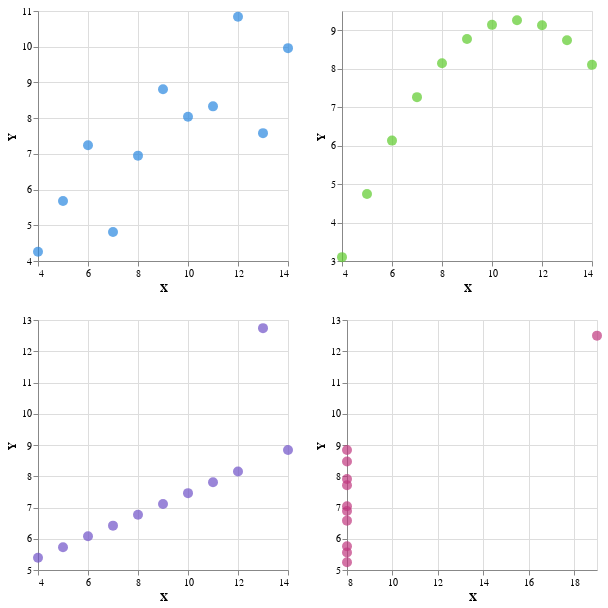

Notebook code cell kept with this figure:
### Code cell
(charts[0] | charts[1]) & (charts[2] | charts[3])

### Figure 1 — Vega-Lite specification as saved in the notebook (floating-point values rounded to 4 significant figures)
{"$schema": "https://vega.github.io/schema/vega-lite/v2.6.0.json", "config": {"view": {"height": 300, "width": 400}}, "datasets": {"data-46f9abb73ced1b68b50978157e3f1cd6": [{"Series": "IV", "X": 8, "Y": 6.58}, {"Series": "IV", "X": 8, "Y": 5.76}, {"Series": "IV", "X": 8, "Y": 7.71}, {"Series": "IV", "X": 8, "Y": 8.84}, {"Series": "IV", "X": 8, "Y": 8.47}, {"Series": "IV", "X": 8, "Y": 7.04}, {"Series": "IV", "X": 8, "Y": 5.25}, {"Series": "IV", "X": 19, "Y": 12.5}, {"Series": "IV", "X": 8, "Y": 5.56}, {"Series": "IV", "X": 8, "Y": 7.91}, {"Series": "IV", "X": 8, "Y": 6.89}], "data-8df6ae8ffe20f54cc9935f2a9aba6f2b": [{"Series": "III", "X": 10, "Y": 7.46}, {"Series": "III", "X": 8, "Y": 6.77}, {"Series": "III", "X": 13, "Y": 12.74}, {"Series": "III", "X": 9, "Y": 7.11}, {"Series": "III", "X": 11, "Y": 7.81}, {"Series": "III", "X": 14, "Y": 8.84}, {"Series": "III", "X": 6, "Y": 6.08}, {"Series": "III", "X": 4, "Y": 5.39}, {"Series": "III", "X": 12, "Y": 8.15}, {"Series": "III", "X": 7, "Y": 6.42}, {"Series": "III", "X": 5, "Y": 5.73}], "data-a087f3a0ecd5756c938c45e502694044": [{"Series": "II", "X": 10, "Y": 9.14}, {"Series": "II", "X": 8, "Y": 8.14}, {"Series": "II", "X": 13, "Y": 8.74}, {"Series": "II", "X": 9, "Y": 8.77}, {"Series": "II", "X": 11, "Y": 9.26}, {"Series": "II", "X": 14, "Y": 8.1}, {"Series": "II", "X": 6, "Y": 6.13}, {"Series": "II", "X": 4, "Y": 3.1}, {"Series": "II", "X": 12, "Y": 9.13}, {"Series": "II", "X": 7, "Y": 7.26}, {"Series": "II", "X": 5, "Y": 4.74}], "data-e65f22639b17a7eb9fb4bd77b52fe079": [{"Series": "I", "X": 10, "Y": 8.04}, {"Series": "I", "X": 8, "Y": 6.95}, {"Series": "I", "X": 13, "Y": 7.58}, {"Series": "I", "X": 9, "Y": 8.81}, {"Series": "I", "X": 11, "Y": 8.33}, {"Series": "I", "X": 14, "Y": 9.96}, {"Series": "I", "X": 6, "Y": 7.24}, {"Series": "I", "X": 4, "Y": 4.26}, {"Series": "I", "X": 12, "Y": 10.84}, {"Series": "I", "X": 7, "Y": 4.81}, {"Series": "I", "X": 5, "Y": 5.68}]}, "vconcat": [{"hconcat": [{"data": {"name": "data-e65f22639b17a7eb9fb4bd77b52fe079"}, "encoding": {"x": {"field": "X", "scale": {"zero": false}, "type": "quantitative"}, "y": {"field": "Y", "scale": {"zero": false}, "type": "quantitative"}}, "height": 250, "mark": {"color": "#2988DF", "size": 100, "type": "circle"}, "width": 250}, {"data": {"name": "data-a087f3a0ecd5756c938c45e502694044"}, "encoding": {"x": {"field": "X", "scale": {"zero": false}, "type": "quantitative"}, "y": {"field": "Y", "scale": {"zero": false}, "type": "quantitative"}}, "height": 250, "mark": {"color": "#5CCB2B", "size": 100, "type": "circle"}, "width": 250}]}, {"hconcat": [{"data": {"name": "data-8df6ae8ffe20f54cc9935f2a9aba6f2b"}, "encoding": {"x": {"field": "X", "scale": {"zero": false}, "type": "quantitative"}, "y": {"field": "Y", "scale": {"zero": false}, "type": "quantitative"}}, "height": 250, "mark": {"color": "#6F51C7", "size": 100, "type": "circle"}, "width": 250}, {"data": {"name": "data-46f9abb73ced1b68b50978157e3f1cd6"}, "encoding": {"x": {"field": "X", "scale": {"zero": false}, "type": "quantitative"}, "y": {"field": "Y", "scale": {"zero": false}, "type": "quantitative"}}, "height": 250, "mark": {"color": "#C0387F", "size": 100, "type": "circle"}, "width": 250}]}]}
